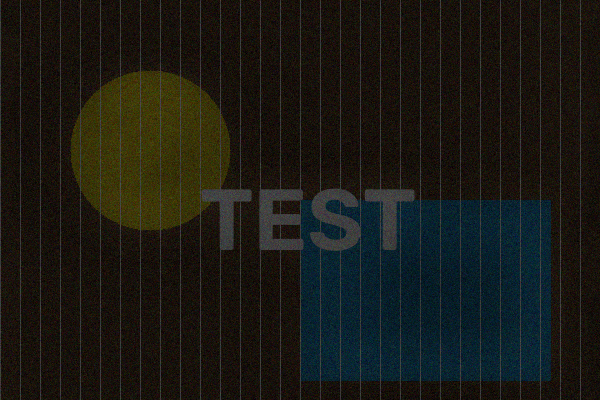
#> input picture test_enhanced.png, 600 x 400 px
$ python ssif_enhance.py test_enhanced.png out.png
#> lines starting #> are read from the running program, lines starting #| are printed output that depends on the picture
#> in main, bgr is the input picture: shape (400, 600, 3); mean B, G, R 20.5, 26, 26.4
"""
Low-light image enhancement via multi-scale Smoothing-Sharpening Image Filter
(SSIF) decomposition + CLAHE, following:

Y. Demir, N.H. Kaplan, "Low-light image enhancement based on
sharpening-smoothing image filter", Digital Signal Processing 138 (2023) 104054.

Pipeline (paper Section 3, Table 1):
  1. RGB -> HSV, operate on the V channel only.
  2. Multi-scale SSIF decomposition of V into L detail layers + one
     approximation layer (eqs. 7-10).
  3. CLAHE on the final approximation layer (eq. 6, via cv2's CLAHE).
  4. Detail layers amplified by per-level weights and summed with the
     CLAHE'd approximation layer (eq. 11).
  5. HSV -> RGB with the enhanced V and the original H, S.

SSIF filter (eqs. 1-5) is implemented in its self-guided form (guidance
image G = input I):
    alpha_k = r_k/2 + sqrt{ (r_k/2)^2 + 4*kappa*eps*r_k }
    r_k     = var_k / (var_k + eps)
    J(q)    = mu_k + alpha_k * (I(q) - mu_k)
computed with box filters over a (2r+1)x(2r+1) patch.

In eq. (5) |phi_k| is the patch covariance of the original and guidance
images, normalized by the guidance variance sigma^2_k -- i.e. the usual
guided-filter gain cov(I,G)/var(G), which is identically 1 when G = I.
Hence the leading term above is r_k/2 rather than var_k*r_k/2. Using the
raw (unnormalized) covariance instead caps alpha at ~0.19 for V in [0,1],
which degenerates SSIF into a plain box mean filter: it never sharpens,
and kappa becomes inert (varying it over 0.1..20 moves the output by
<= 17/255). That contradicts the paper's own statement in Sec. 3.1 that
kappa>1 sharpens, kappa<1 smooths, and kappa=1 applies no filtering.

Caveat: the source text is ambiguous about whether phi is the raw or the
normalized covariance; the normalized reading is inferred from dimensional
analysis of eq. (5), from deriving it out of eq. (4), and from being the
only reading consistent with the kappa semantics above. Ref. [22]
(Deng et al., IEEE OJSP 2 (2021) 119-135) is the definitive source.

Parameters NOT specified by the paper (chosen here, not reproduced):
  - detail_weights (omega_j in eq. 11): the paper calls this an "arbitrary
    coefficient" / "predefined enhancement coefficient" and never gives a
    value.
  - clip_limit: this is OpenCV's per-tile normalized clip limit, NOT the
    paper's beta from eq. (6). Eq. (6) is not implementable as printed --
    M*N/100 for a 512x512 image yields beta ~ 2621*(s_max-1)*alpha/100,
    which is nonsensical, almost certainly an OCR corruption of a per-tile
    pixel count. Table 1 lists beta as an input anyway.
  - Self-guiding (G = I): a reading of eq. (7), which writes SSIF(I) with
    no separate guidance image; the paper does not state it explicitly.
  - Scale (s): the paper lists it as a fourth SSIF parameter but its
    formula is not recoverable from the source text. The paper reports s
    has a negligible effect on PSNR, so it is omitted rather than guessed.
"""
from __future__ import annotations

import argparse
import sys

import cv2
import numpy as np


def box_mean(img: np.ndarray, r: int) -> np.ndarray:
    k = 2 * r + 1
    return cv2.boxFilter(img, ddepth=-1, ksize=(k, k), normalize=True, borderType=cv2.BORDER_REFLECT)


def local_variance(img: np.ndarray, r: int) -> tuple[np.ndarray, np.ndarray]:
    mu = box_mean(img, r)
    mean_sq = box_mean(img * img, r)
    var = np.clip(mean_sq - mu * mu, 0.0, None)
    return mu, var


def ssif_filter(
    img: np.ndarray,
    r: int,
    kappa: float,
    eps: float,
    guide: np.ndarray | None = None,
) -> np.ndarray:
    """Guided smoothing-sharpening filter (eqs. 1-5); self-guided when guide is None."""
    if guide is None:
        guide = img

    v_mean, guide_var = local_variance(guide, r)
    mu = box_mean(img, r)
    # phi_k: patch covariance of input and guidance, normalized by the
    # guidance variance (eq. 5). Identically 1 in the self-guided case.
    cov = box_mean(img * guide, r) - mu * v_mean
    # Normalize by guide_var alone, not guide_var + eps: eq. (5) applies the
    # eps regularization separately via ratio, so folding it in here too
    # would double-count it. phi is then identically 1 when G = I.
    phi = np.divide(cov, guide_var, out=np.ones_like(cov), where=guide_var > 0)

    ratio = guide_var / (guide_var + eps)
    term = 0.5 * np.abs(phi) * ratio
    alpha = term + np.sqrt(term * term + 4.0 * kappa * eps * ratio)
    return mu + np.sign(cov) * alpha * (guide - v_mean)


def multiscale_decompose(v: np.ndarray, levels: int, r: int, kappa: float, eps: float):
    """Returns (detail_layers, approximation) per eqs. (7)-(10)."""
    details = []
    s_prev = v
    for _ in range(levels):
        s_next = ssif_filter(s_prev, r, kappa, eps)
        details.append(s_prev - s_next)
        s_prev = s_next
    return details, s_prev


def apply_clahe(img01: np.ndarray, clip_limit: float, tile_grid: tuple[int, int]) -> np.ndarray:
    u8 = np.clip(img01, 0.0, 1.0)
    u8 = (u8 * 255.0).round().astype(np.uint8)
    clahe = cv2.createCLAHE(clipLimit=clip_limit, tileGridSize=tile_grid)
    out = clahe.apply(u8)
    return out.astype(np.float64) / 255.0


def enhance(
    bgr: np.ndarray,
    r: int = 19,
    kappa: float = 2.0,
    eps: float = 0.001,
    levels: int = 2,
    detail_weights: list[float] | None = None,
    clip_limit: float = 2.0,
    tile_grid: tuple[int, int] = (8, 8),
) -> np.ndarray:
#> called with r = 19, kappa = 2, eps = 0.001, levels = 2, clip_limit = 2, tile_grid = (8, 8)
    if detail_weights is None:
        detail_weights = [1.5] * levels
    if len(detail_weights) != levels:
        raise ValueError(f"expected {levels} detail weights, got {len(detail_weights)}")

    hsv = cv2.cvtColor(bgr, cv2.COLOR_BGR2HSV)
#> hsv: shape (400, 600, 3); mean H, S, V 64.3, 162.3, 34.9
    h, s, v = cv2.split(hsv)
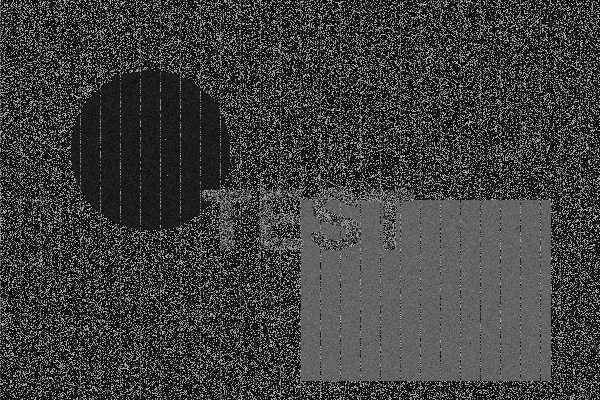
#> h: shape (400, 600); min 0, max 179, mean 64.3
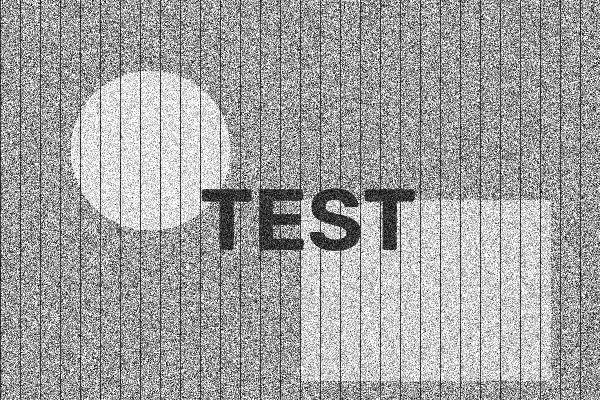
#> s: shape (400, 600); min 0, max 255, mean 162.3
    v01 = v.astype(np.float64) / 255.0

    details, approx = multiscale_decompose(v01, levels, r, kappa, eps)
#> the loop in multiscale_decompose, `for _ in range(levels):` made 2 passes
#> pass 1, in local_variance, `mean_sq = box_mean(img * img, r)`:
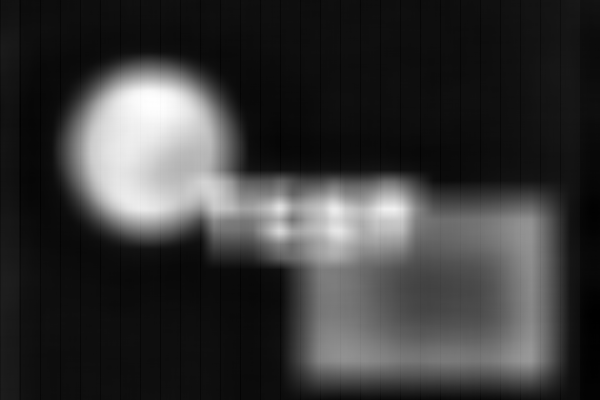
#> mean_sq: shape (400, 600) float64; min 0.01, max 0.0698, mean 0.0233; drawn with min black and max white
#> pass 1, in local_variance, `var = np.clip(mean_sq - mu * mu, 0.0, None)`:
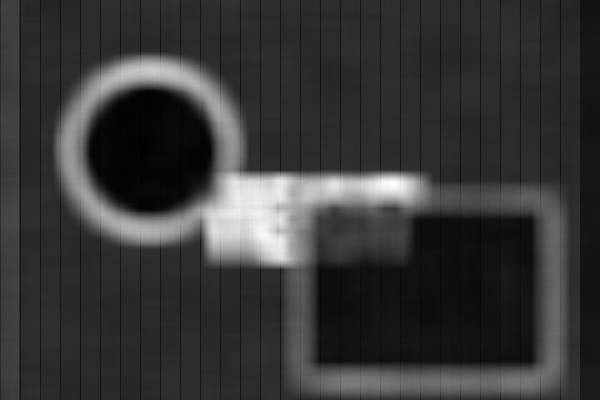
#> var: shape (400, 600) float64; min 0.000921, max 0.00826, mean 0.00252; drawn with min black and max white
#> after the loop in multiscale_decompose, `for _ in range(levels):`: details = 2 items
#> details = 2 items
    approx_enh = apply_clahe(approx, clip_limit, tile_grid)
#> in apply_clahe, `out = clahe.apply(u8)`:
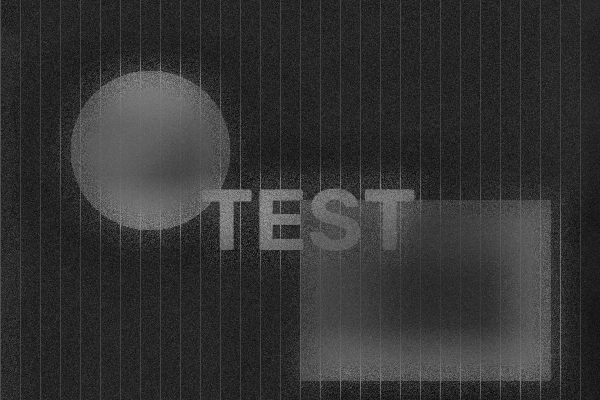
#> out: shape (400, 600); min 10, max 158, mean 51.3

    v_enh = approx_enh.copy()
    for w, d in zip(detail_weights, details):
        v_enh += w * d
#> this loop made 2 passes
#> w on passes 1 to 2: 1.5, 1.5
#> pass 1, in enhance, `v_enh += w * d`:
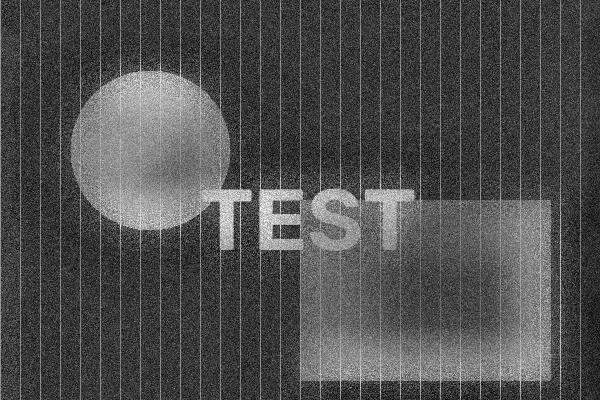
#> v_enh: shape (400, 600) float64; min -0.00222, max 0.657, mean 0.202; drawn with min black and max white

    v_enh_u8 = (np.clip(v_enh, 0.0, 1.0) * 255.0).round().astype(np.uint8)
    hsv_enh = cv2.merge([h, s, v_enh_u8])
#> hsv_enh: shape (400, 600, 3); mean H, S, V 64.3, 162.3, 51.5
    return cv2.cvtColor(hsv_enh, cv2.COLOR_HSV2BGR)
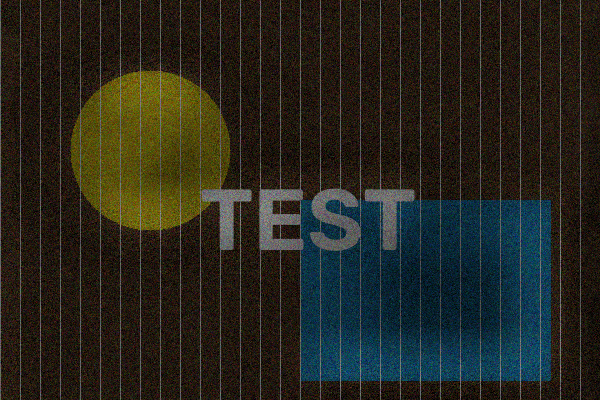
#> returned value: shape (400, 600, 3); mean B, G, R 29.9, 38, 38.8


def _parse_args(argv=None):
    p = argparse.ArgumentParser(description=__doc__, formatter_class=argparse.RawDescriptionHelpFormatter)
    p.add_argument("input", help="path to the low-light input image")
    p.add_argument("output", help="path to write the enhanced image")
    p.add_argument("--radius", type=int, default=19, help="SSIF patch radius r (default: 19)")
    p.add_argument("--kappa", type=float, default=2.0, help="SSIF kappa, >1 sharpens, <1 smooths (default: 2.0)")
    p.add_argument("--eps", type=float, default=0.001, help="SSIF epsilon regularizer (default: 0.001)")
    p.add_argument("--levels", type=int, default=2, help="number of decomposition levels L (default: 2)")
    p.add_argument(
        "--detail-weights",
        type=str,
        default=None,
        help="comma-separated per-level detail amplification weights, e.g. 1.5,1.5 (default: 1.5 per level)",
    )
    p.add_argument("--clip-limit", type=float, default=2.0, help="CLAHE clip limit (default: 2.0)")
    p.add_argument("--tile-grid", type=str, default="8,8", help="CLAHE tile grid size, e.g. 8,8 (default: 8,8)")
    return p.parse_args(argv)


def main(argv=None) -> int:
    args = _parse_args(argv)

    bgr = cv2.imread(args.input, cv2.IMREAD_COLOR)
    if bgr is None:
        print(f"error: could not read image '{args.input}'", file=sys.stderr)
        return 1

    weights = (
        [float(x) for x in args.detail_weights.split(",")]
        if args.detail_weights
        else [1.5] * args.levels
    )
    tile_grid = tuple(int(x) for x in args.tile_grid.split(","))

    out = enhance(
        bgr,
        r=args.radius,
        kappa=args.kappa,
        eps=args.eps,
        levels=args.levels,
        detail_weights=weights,
        clip_limit=args.clip_limit,
        tile_grid=tile_grid,
    )

    if not cv2.imwrite(args.output, out):
        print(f"error: could not write image '{args.output}'", file=sys.stderr)
        return 1

    print(f"wrote {args.output}")
    return 0


if __name__ == "__main__":
    raise SystemExit(main())
#> (the program exits here)
